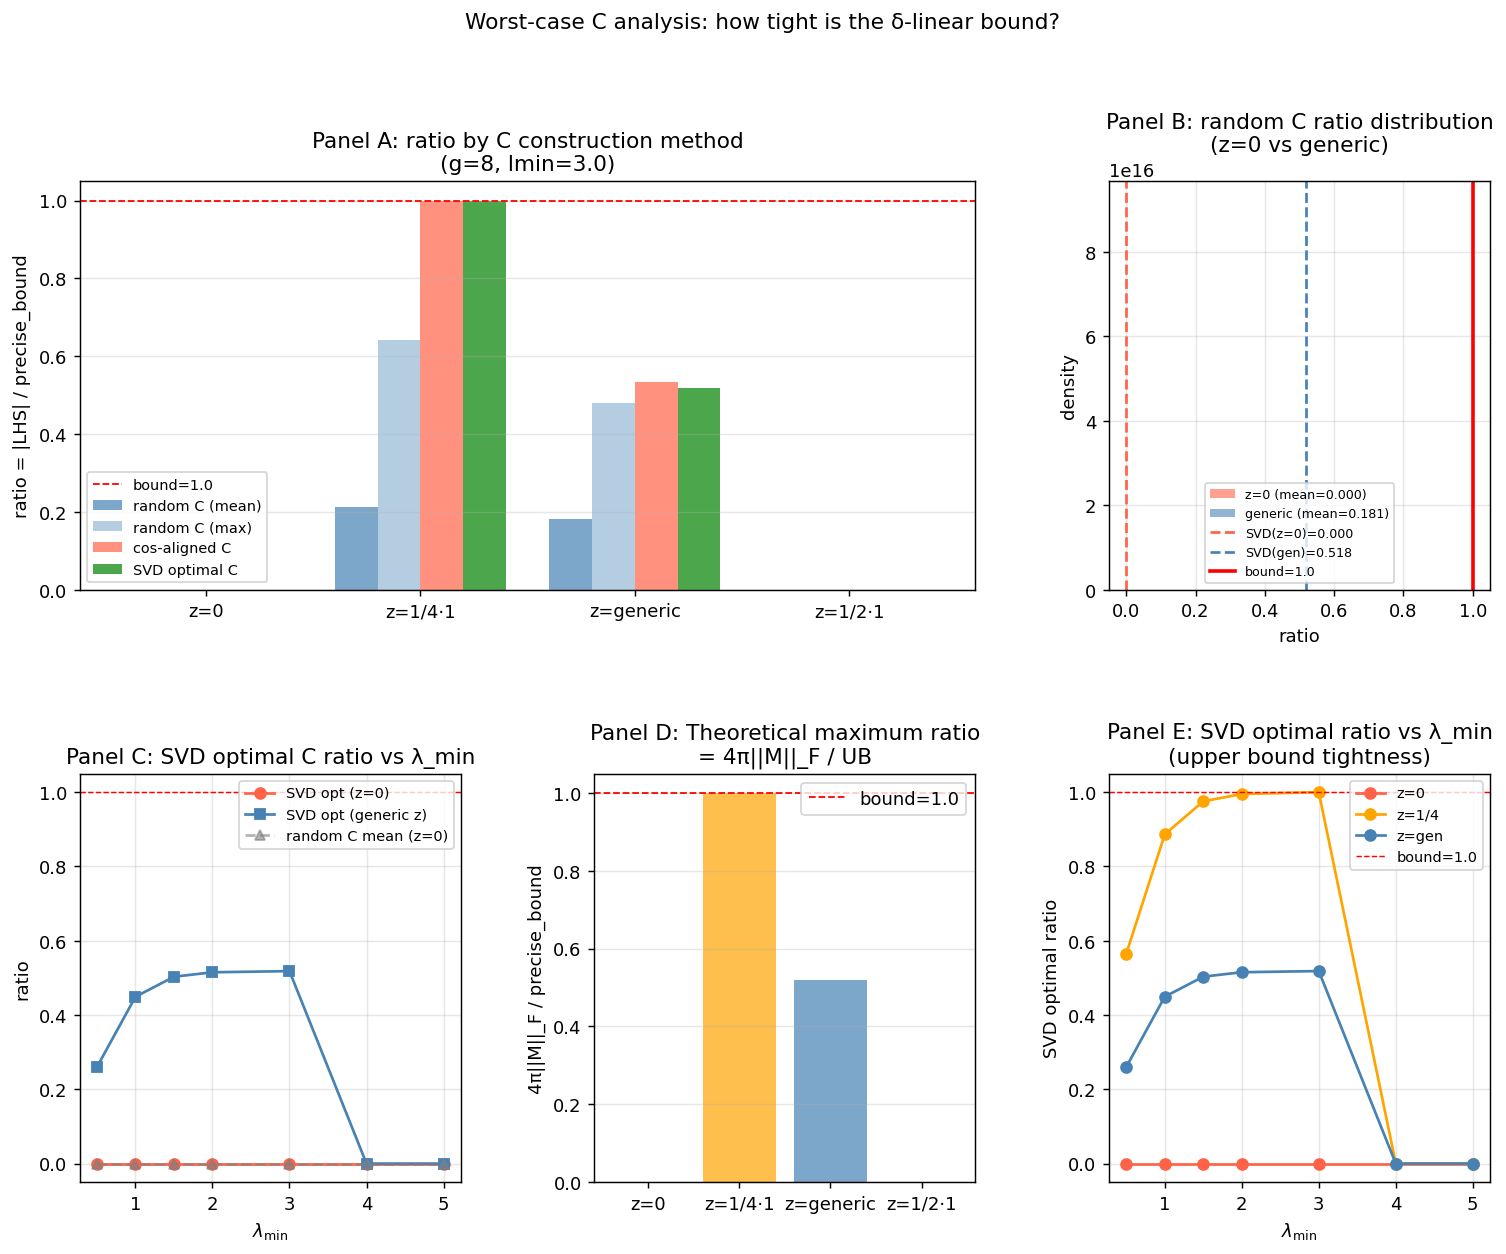

The Python source for this figure:
"""
Worst-case C の数値的構成
目的: ratio = |LHS| / precise_bound が 1.0 に近づく C を構成する

理論:
  LHS = 4π · Σ_{n in half-lattice} Re(n_Aᵀ C n_B) · cos(2πnᵀz) · exp(-πnᵀIm(Ω)n)
  UB  = 4π · Σ_{n in half-lattice} |Re(n_Aᵀ C n_B)| · exp(-πnᵀIm(Ω)n)

  ratio = LHS / UB を最大化するには:
    Re(n_Aᵀ C n_B) と cos(2πnᵀz) が全格子点で同符号になるべき

  最適 C の構成:
    C_opt = Σ_{n in half-lattice} sign(cos(2πnᵀz)) · w_n · n_A n_Bᵀ
    ただし w_n = exp(-πnᵀIm(Ω)n) / ||C_opt||_F（正規化）

  これは「cosの符号に合わせてCを調整する」という構成

検証方法:
  (1) random C での ratio（ベースライン）
  (2) cos-aligned C での ratio（理論最適）
  (3) 数値最適化による C（勾配上昇法）
  (4) 三者を比較

実行: python worst_case_c.py
"""

import numpy as np
from itertools import product
import matplotlib.pyplot as plt
import matplotlib.gridspec as gridspec
from scipy.optimize import minimize

# ============================================================
# 基本関数
# ============================================================

def make_omega_blocks(g, lmin, re_scale=0.0, seed=42):
    """Re(Ω)=0で純粋にC/zの効果を見る"""
    rng = np.random.default_rng(seed)
    g1 = g // 2
    g2 = g - g1

    def make_block(n):
        A = rng.standard_normal((n, n))
        Q, _ = np.linalg.qr(A)
        eigs = lmin + rng.exponential(0.3, n)
        return Q @ np.diag(eigs) @ Q.T

    B1 = make_block(g1)
    B2 = make_block(g2)
    ImOm = np.block([[B1, np.zeros((g1, g2))],
                     [np.zeros((g2, g1)), B2]])
    return 1j * ImOm, g1, g2


def get_half_lattice_terms(Om0, z, N_cut, g1):
    """
    半格子点ごとの (n_A, n_B, exp_val, cos_val) を返す
    これがLHSと上界の計算の基本単位
    """
    g = Om0.shape[0]
    terms = []
    seen = set()
    for n in product(range(-N_cut, N_cut+1), repeat=g):
        nv = np.array(n, dtype=float)
        neg_n = tuple(-x for x in n)
        if n == tuple([0]*g) or neg_n in seen:
            continue
        seen.add(n)
        nA = nv[:g1]
        nB = nv[g1:]
        exp_val = np.exp(-np.pi * nv @ Om0.imag @ nv)
        cos_val = np.cos(2 * np.pi * nv @ z)
        terms.append((nA, nB, exp_val, cos_val))
    return terms


def compute_ratio(C, terms):
    """
    C（g1×g2行列）に対してratio = |LHS|/UBを計算
    """
    lhs_sum = 0.0
    ub_sum = 0.0
    for nA, nB, exp_val, cos_val in terms:
        re_nCn = np.real(nA @ C @ nB)
        lhs_sum += re_nCn * cos_val * exp_val
        ub_sum += abs(re_nCn) * exp_val

    lhs = abs(4 * np.pi * lhs_sum)
    ub = 4 * np.pi * ub_sum
    return lhs / (ub + 1e-30), lhs, ub


def make_random_C(g1, g2, seed=0):
    rng = np.random.default_rng(seed)
    C = rng.standard_normal((g1, g2)) + 1j * rng.standard_normal((g1, g2))
    C /= np.linalg.norm(C, 'fro')
    return C


# ============================================================
# 方法1: cos-aligned C（解析的構成）
# ============================================================

def make_cos_aligned_C(terms, g1, g2, z):
    """
    Re(n_Aᵀ C n_B) が cos(2πnᵀz) と同符号になるよう C を構成
    
    理論: LHS = Σ Re(n_Aᵀ C n_B) · cos · exp
    これを最大化するには Re(n_Aᵀ C n_B) = |something| · sign(cos) が必要
    
    構成: C = Σ_{n} sign(cos_n) · w_n · n_A ⊗ n_B^T
    ただし w_n = exp_val（重み）
    """
    C = np.zeros((g1, g2), dtype=complex)
    for nA, nB, exp_val, cos_val in terms:
        if abs(cos_val) < 1e-10:
            continue
        sign_cos = np.sign(cos_val)
        # n_A n_B^T の外積
        C += sign_cos * exp_val * np.outer(nA, nB)

    # 正規化
    norm = np.linalg.norm(C, 'fro')
    if norm > 1e-10:
        C /= norm
    return C


# ============================================================
# 方法2: 数値最適化（勾配上昇法）
# ============================================================

def optimize_C_gradient(terms, g1, g2, n_restarts=5, n_iter=200, lr=0.05):
    """
    ratio を最大化する C を勾配上昇法で探索
    Cは実数行列に制限（虚部はLHSに寄与しない）
    """
    best_ratio = 0.0
    best_C = None

    for restart in range(n_restarts):
        rng = np.random.default_rng(restart * 100)
        # 初期化: cos-alignedをベースにノイズ
        C_aligned = make_cos_aligned_C(terms, g1, g2, None)
        C = C_aligned.real + rng.standard_normal((g1, g2)) * 0.1
        C /= np.linalg.norm(C, 'fro')

        ratio_history = []
        for it in range(n_iter):
            # 数値勾配
            eps = 1e-5
            grad = np.zeros_like(C)
            ratio_cur, _, _ = compute_ratio(C, terms)
            for i in range(g1):
                for j in range(g2):
                    C_p = C.copy(); C_p[i, j] += eps
                    C_p /= np.linalg.norm(C_p, 'fro')
                    r_p, _, _ = compute_ratio(C_p, terms)
                    grad[i, j] = (r_p - ratio_cur) / eps

            # 勾配上昇
            C = C + lr * grad
            C /= np.linalg.norm(C, 'fro')

            ratio_cur, _, _ = compute_ratio(C, terms)
            ratio_history.append(ratio_cur)

            if it > 20 and abs(ratio_history[-1] - ratio_history[-10]) < 1e-6:
                break

        final_ratio, _, _ = compute_ratio(C, terms)
        if final_ratio > best_ratio:
            best_ratio = final_ratio
            best_C = C.copy()

    return best_C, best_ratio


# ============================================================
# 方法3: 解析的最適解（SVD）
# ============================================================

def make_svd_optimal_C(terms, g1, g2):
    """
    |LHS| を最大化する C の解析的最適解
    
    LHS = Re(Σ_n n_Aᵀ C n_B · cos_n · exp_n)
        = Re(Tr(Cᵀ · M))    ただし M = Σ_n n_A cos_n exp_n n_Bᵀ
    
    これを最大化する ||C||_F=1 の C は:
    C_opt = M / ||M||_F  （実部のみ取る場合）
    
    正確には:
    max Re(Tr(Cᵀ M)) = ||M||_F  （||C||_F=1の制約下）
    達成するのは C = M^* / ||M||_F
    """
    M = np.zeros((g1, g2), dtype=complex)
    for nA, nB, exp_val, cos_val in terms:
        M += cos_val * exp_val * np.outer(nA, nB)

    norm_M = np.linalg.norm(M, 'fro')
    if norm_M < 1e-10:
        return np.zeros((g1, g2)), 0.0, 0.0, 0.0

    # C_opt = M.conj() / ||M||_F
    C_opt = M.conj() / norm_M

    # このCでのratioを計算
    ratio, lhs, ub = compute_ratio(C_opt, terms)

    # 理論的最大LHS = 4π · ||M||_F
    theoretical_max_lhs = 4 * np.pi * norm_M

    return C_opt, ratio, theoretical_max_lhs, ub


# ============================================================
# メイン解析
# ============================================================

def analyze_single_condition(Om0, g1, g2, z, N_cut, n_random=20, label=""):
    terms = get_half_lattice_terms(Om0, z, N_cut, g1)
    g2_actual = Om0.shape[0] - g1

    # Random C のratio分布
    random_ratios = []
    for seed in range(n_random):
        C_rand = make_random_C(g1, g2_actual, seed)
        r, _, _ = compute_ratio(C_rand, terms)
        random_ratios.append(r)

    # cos-aligned C
    C_aligned = make_cos_aligned_C(terms, g1, g2_actual, z)
    ratio_aligned, lhs_aligned, ub_aligned = compute_ratio(C_aligned, terms)

    # SVD最適C
    C_svd, ratio_svd, theoretical_max, ub_svd = make_svd_optimal_C(terms, g1, g2_actual)

    # 数値最適化C（小規模のみ）
    if g1 * g2_actual <= 16:
        C_opt, ratio_opt = optimize_C_gradient(terms, g1, g2_actual, n_restarts=3)
    else:
        ratio_opt = None

    result = {
        'label': label,
        'random_mean': np.mean(random_ratios),
        'random_max': np.max(random_ratios),
        'random_ratios': random_ratios,
        'ratio_aligned': ratio_aligned,
        'ratio_svd': ratio_svd,
        'ratio_opt': ratio_opt,
        'theoretical_max_lhs': theoretical_max,
        'ub_svd': ub_svd,
        'ratio_theoretical': theoretical_max / (ub_svd + 1e-30),
        'n_terms': len(terms),
    }
    return result


def main():
    print("=" * 65)
    print("Worst-case C の数値的構成")
    print("ratio = |LHS| / precise_bound の最大化")
    print("=" * 65)

    N_cut = 1
    g = 8
    lmin = 3.0

    # --- 複数のz設定で検証 ---
    rng_z = np.random.default_rng(42)
    z_settings = [
        ('z=0',      np.zeros(g, dtype=float)),
        ('z=1/4·1',  np.ones(g, dtype=float) * 0.25),
        ('z=generic', rng_z.standard_normal(g) * 0.3),
        ('z=1/2·1',  np.ones(g, dtype=float) * 0.5),
    ]

    print(f"\n{'z種類':15} {'rand_mean':>10} {'rand_max':>10} "
          f"{'aligned':>10} {'SVD':>10} {'opt':>10} {'理論比':>10}")
    print("-" * 75)

    all_results = []
    Om0, g1, g2 = make_omega_blocks(g, lmin, re_scale=0.0, seed=0)

    for z_label, z in z_settings:
        res = analyze_single_condition(Om0, g1, g2, z, N_cut, n_random=30, label=z_label)
        opt_str = f"{res['ratio_opt']:.4f}" if res['ratio_opt'] is not None else "N/A"
        print(f"{z_label:15} {res['random_mean']:10.4f} {res['random_max']:10.4f} "
              f"{res['ratio_aligned']:10.4f} {res['ratio_svd']:10.4f} "
              f"{opt_str:>10} {res['ratio_theoretical']:10.4f}")
        all_results.append(res)

    # --- λ_min 依存性 ---
    print("\n[SVD最適C のratio vs λ_min] (g=8, z=0, z=generic)")
    print(f"{'lmin':>6} {'SVD(z=0)':>12} {'SVD(generic)':>14} {'rand_mean(z=0)':>16}")
    print("-" * 52)

    lmin_vals = [0.5, 1.0, 1.5, 2.0, 3.0, 4.0, 5.0]
    lmin_results = []
    for lmin_v in lmin_vals:
        Om_v, g1_v, g2_v = make_omega_blocks(g, lmin_v, re_scale=0.0, seed=0)
        z0 = np.zeros(g)
        zg = np.random.default_rng(42).standard_normal(g) * 0.3

        terms0 = get_half_lattice_terms(Om_v, z0, N_cut, g1_v)
        termsg = get_half_lattice_terms(Om_v, zg, N_cut, g1_v)

        _, r0, _, ub0 = make_svd_optimal_C(terms0, g1_v, g2_v)
        _, rg, _, ubg = make_svd_optimal_C(termsg, g1_v, g2_v)

        rand_ratios = [compute_ratio(make_random_C(g1_v, g2_v, s), terms0)[0]
                       for s in range(10)]
        rand_mean = np.mean(rand_ratios)

        print(f"{lmin_v:6.1f} {r0:12.4f} {rg:14.4f} {rand_mean:16.4f}")
        lmin_results.append({'lmin': lmin_v, 'svd_z0': r0, 'svd_gen': rg, 'rand_z0': rand_mean})

    # ---- プロット ----
    fig = plt.figure(figsize=(14, 10))
    gs_layout = gridspec.GridSpec(2, 3, fig, hspace=0.45, wspace=0.35)

    # Panel A: zカテゴリ別の各C構成法のratio
    ax = fig.add_subplot(gs_layout[0, :2])
    x = np.arange(len(all_results))
    w = 0.2
    labels = [r['label'] for r in all_results]
    ax.bar(x - 1.5*w, [r['random_mean'] for r in all_results], w,
           label='random C (mean)', color='steelblue', alpha=0.7)
    ax.bar(x - 0.5*w, [r['random_max'] for r in all_results], w,
           label='random C (max)', color='steelblue', alpha=0.4)
    ax.bar(x + 0.5*w, [r['ratio_aligned'] for r in all_results], w,
           label='cos-aligned C', color='tomato', alpha=0.7)
    ax.bar(x + 1.5*w, [r['ratio_svd'] for r in all_results], w,
           label='SVD optimal C', color='green', alpha=0.7)
    ax.axhline(1.0, color='red', linestyle='--', linewidth=1, label='bound=1.0')
    ax.set_xticks(x)
    ax.set_xticklabels(labels)
    ax.set_ylabel('ratio = |LHS| / precise_bound')
    ax.set_title('Panel A: ratio by C construction method\n(g=8, lmin=3.0)')
    ax.legend(fontsize=8)
    ax.grid(True, alpha=0.3, axis='y')

    # Panel B: random C のratio分布（z=0 vs generic）
    ax2 = fig.add_subplot(gs_layout[0, 2])
    res_z0  = all_results[0]  # z=0
    res_gen = all_results[2]  # generic
    ax2.hist(res_z0['random_ratios'], bins=15, alpha=0.6,
             color='tomato', label=f"z=0 (mean={res_z0['random_mean']:.3f})", density=True)
    ax2.hist(res_gen['random_ratios'], bins=15, alpha=0.6,
             color='steelblue', label=f"generic (mean={res_gen['random_mean']:.3f})", density=True)
    ax2.axvline(res_z0['ratio_svd'], color='tomato', linestyle='--',
                label=f'SVD(z=0)={res_z0["ratio_svd"]:.3f}')
    ax2.axvline(res_gen['ratio_svd'], color='steelblue', linestyle='--',
                label=f'SVD(gen)={res_gen["ratio_svd"]:.3f}')
    ax2.axvline(1.0, color='red', linewidth=2, label='bound=1.0')
    ax2.set_xlabel('ratio')
    ax2.set_ylabel('density')
    ax2.set_title('Panel B: random C ratio distribution\n(z=0 vs generic)')
    ax2.legend(fontsize=7)
    ax2.grid(True, alpha=0.3)

    # Panel C: SVD最適C のratio vs λ_min
    ax3 = fig.add_subplot(gs_layout[1, 0])
    lmins = [r['lmin'] for r in lmin_results]
    ax3.plot(lmins, [r['svd_z0'] for r in lmin_results], 'o-',
             color='tomato', label='SVD opt (z=0)')
    ax3.plot(lmins, [r['svd_gen'] for r in lmin_results], 's-',
             color='steelblue', label='SVD opt (generic z)')
    ax3.plot(lmins, [r['rand_z0'] for r in lmin_results], '^--',
             color='gray', alpha=0.6, label='random C mean (z=0)')
    ax3.axhline(1.0, color='red', linestyle='--', linewidth=0.8)
    ax3.set_xlabel(r'$\lambda_\min$')
    ax3.set_ylabel('ratio')
    ax3.set_title('Panel C: SVD optimal C ratio vs λ_min')
    ax3.legend(fontsize=8)
    ax3.grid(True, alpha=0.3)

    # Panel D: 理論比 = theoretical_max_lhs / UB
    ax4 = fig.add_subplot(gs_layout[1, 1])
    theory_ratios = [r['ratio_theoretical'] for r in all_results]
    ax4.bar(range(len(all_results)), theory_ratios,
            color=['tomato','orange','steelblue','green'], alpha=0.7)
    ax4.axhline(1.0, color='red', linestyle='--', linewidth=1, label='bound=1.0')
    ax4.set_xticks(range(len(all_results)))
    ax4.set_xticklabels([r['label'] for r in all_results])
    ax4.set_ylabel('4π||M||_F / precise_bound')
    ax4.set_title('Panel D: Theoretical maximum ratio\n= 4π||M||_F / UB')
    ax4.legend()
    ax4.grid(True, alpha=0.3, axis='y')

    # Panel E: SVD ratio の意味（理論的tight性）
    ax5 = fig.add_subplot(gs_layout[1, 2])
    # SVD ratio が1.0に達するかどうかをg依存性で確認
    for z_label, z_vec, color in [
        ('z=0', np.zeros(g), 'tomato'),
        ('z=1/4', np.ones(g)*0.25, 'orange'),
        ('z=gen', np.random.default_rng(42).standard_normal(int(g))*0.3, 'steelblue')
    ]:
        svd_ratios = []
        for lmin_v in lmin_vals:
            Om_v, g1_v, g2_v = make_omega_blocks(g, lmin_v, re_scale=0.0, seed=0)
            terms_v = get_half_lattice_terms(Om_v, z_vec, N_cut, g1_v)
            _, r_v, _, _ = make_svd_optimal_C(terms_v, g1_v, g2_v)
            svd_ratios.append(r_v)
        ax5.plot(lmin_vals, svd_ratios, 'o-', color=color, label=z_label)
    ax5.axhline(1.0, color='red', linestyle='--', linewidth=0.8, label='bound=1.0')
    ax5.set_xlabel(r'$\lambda_\min$')
    ax5.set_ylabel('SVD optimal ratio')
    ax5.set_title('Panel E: SVD optimal ratio vs λ_min\n(upper bound tightness)')
    ax5.legend(fontsize=8)
    ax5.grid(True, alpha=0.3)

    plt.suptitle('Worst-case C analysis: how tight is the δ-linear bound?',
                 fontsize=12, y=1.01)
    plt.tight_layout()
    plt.savefig("worst_case_c.png", dpi=130, bbox_inches='tight')
    print("\nプロット: worst_case_c.png")
    print("完了")


if __name__ == "__main__":
    main()
